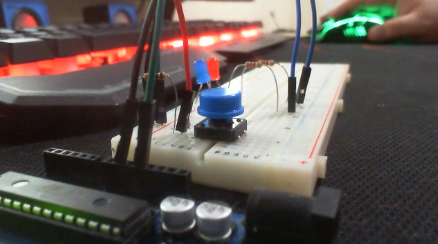
#> input picture special-software-topics/2-bim/aula-11/componentes-exercicios.png, 438 x 244 px, given in place of the camera
$ python '3 reconhecimento cor.py'
#> lines starting #> are read from the running program, lines starting #| are printed output that depends on the picture; after the words box and inside, x2 and y2 are one past the last pixel; in counts of white or black regions, pixels touching at a corner belong together
import cv2
import numpy

cam = cv2.VideoCapture(0)
kernel = numpy.ones((5 ,5), numpy.uint8)

while (True):
    ret, frame = cam.read()
#> frame is the input picture: shape (244, 438, 3); mean B, G, R 84.1, 88.2, 96.3
    rangomax = numpy.array([50, 50, 255]) # B, G, R
    rangomin = numpy.array([0, 0, 50])
    mask = cv2.inRange(frame, rangomin, rangomax)
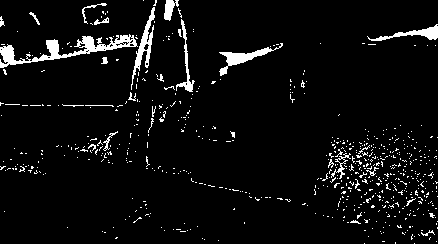
#> mask: shape (244, 438); 5.3% white; 633 white regions (606 under 20 px), largest, box (x1, y1, x2, y2) and area: (0, 34, 138, 68) 1250, (131, 7, 155, 90) 492, (219, 43, 283, 76) 474
    # reduce the noise
    opening = cv2.morphologyEx(mask, cv2.MORPH_OPEN, kernel)
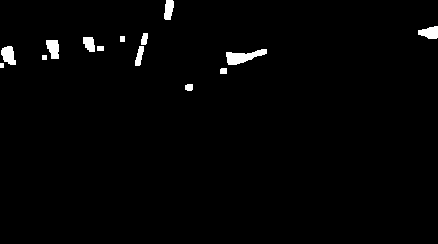
#> opening: shape (244, 438); 1.5% white; 14 white regions, largest, box (x1, y1, x2, y2) and area: (226, 49, 267, 65) 350, (1, 46, 16, 65) 202, (46, 40, 59, 59) 194

    x, y, w, h = cv2.boundingRect(opening)
#> x = 0; y = 0; w = 438; h = 91

    cv2.rectangle(frame, (x, y), (x+w, y + h), (0, 255, 0), 3)
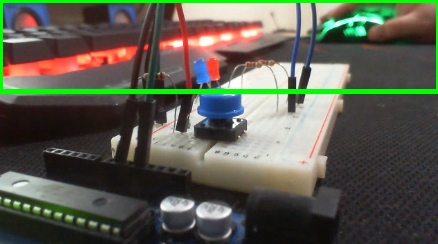
#> frame: shape (244, 438, 3); 3.68% of pixels changed, all inside (x1, y1, x2, y2) = (0, 0, 438, 94)
    cv2.circle(frame, (x+w//2, y+h//2), 5, (0, 0, 255), -1)
#> frame: shape (244, 438, 3); 0.08% of pixels changed, all inside (x1, y1, x2, y2) = (214, 40, 225, 51)

    cv2.imshow('camera', frame)

    k = cv2.waitKey(1) & 0xFF
#> (key Esc is pressed here)

    if k == 27:
        break
